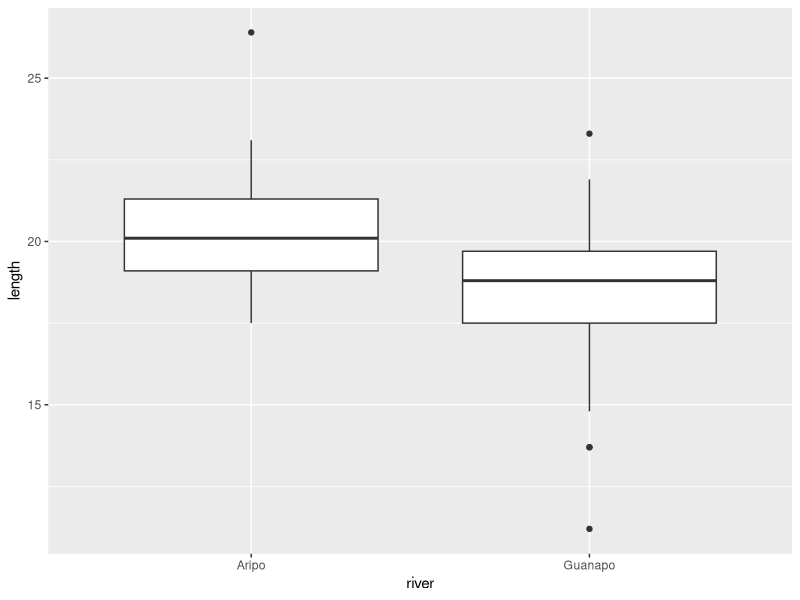
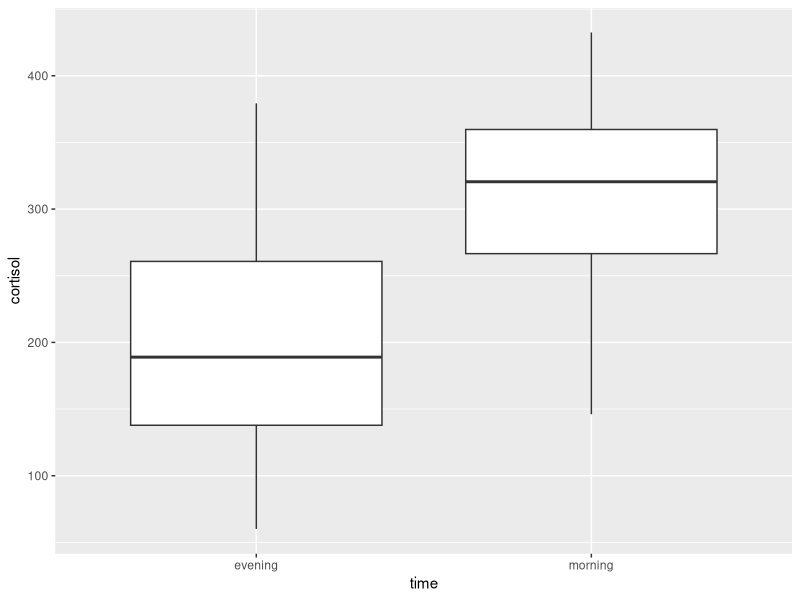
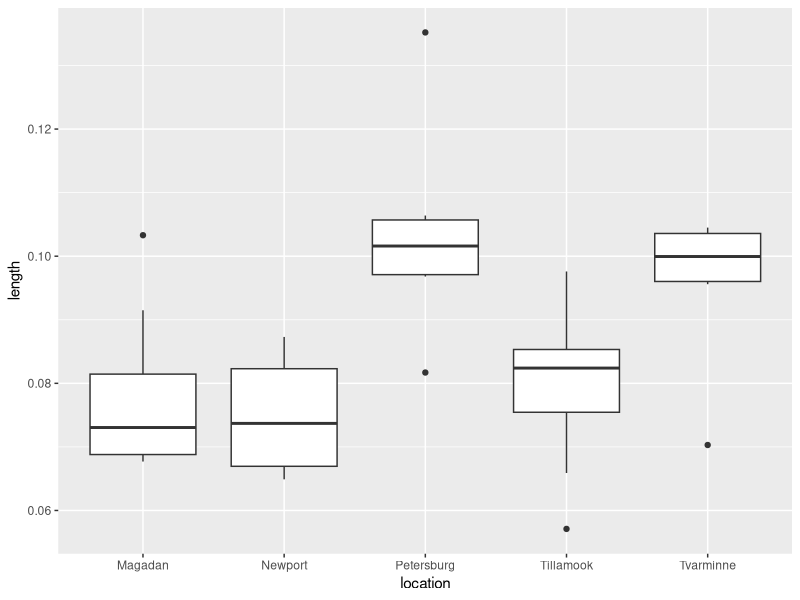

Source code (R) for these figures, in order:
## ---- chunk 1
# Load pckgs for this R session

# --- General 
library(here)     # tools find your project's files, based on working directory
library(dplyr)    # A Grammar of Data Manipulation
library(skimr)    # Compact and Flexible Summaries of Data
library(magrittr) # A Forward-Pipe Operator for R 
library(readr)    # A Forward-Pipe Operator for R 

# Plotting & data visualization
library(ggplot2)      # Create Elegant Data Visualisations Using the Grammar of Graphics
library(ggfortify)     # Data Visualization Tools for Statistical Analysis Results
library(scatterplot3d) # 3D Scatter Plot

# --- Statistics
library(rstatix)    # Pipe-Friendly Framework for Basic Statistical Tests

# --- Tidymodels (meta package)
library(rsample)    # General Resampling Infrastructure  
library(broom)      # Convert Statistical Objects into Tidy Tibbles
## ---- chunk 2
# Load data on river fish length 
fishlength_data <- readr::read_csv(here::here("practice", "data_input", "06_datasets", 
                                              "fishlength.csv"),
                              show_col_types = FALSE)

# Select a portion of the data (i.e. out "pilot" experiment) 
guanapo_data <- fishlength_data %>% 
  dplyr::filter(river == "Guanapo")

# Pilot experiment data 
names(guanapo_data)
mean_H1 <-  mean(guanapo_data$length) # 18.29655
mean_H1
sd_sample <- sd(guanapo_data$length)  # 2.584636
sd_sample
## ---- chunk 3
# Hypothetical fish population length mean (H0)
mean_H0 <- 20
# one-sample mean t-test 
t_stat <- stats::t.test(x = guanapo_data$length,
                        mu = mean_H0,
                        alternative = "two.sided")
# one-sample t-test results
t_stat
## ---- chunk 4
# Cohen's d formula 
eff_size <- (mean_H1 - mean_H0) / sd_sample # -0.6590669

# power analysis to actually calculate the minimum sample size required:
pwr::pwr.t.test(d = eff_size, 
                sig.level = 0.05, 
                power = 0.8,
                type = "one.sample")
## ---- chunk 5
# power analysis to actually calculate the minimum sample size required:
pwr::pwr.t.test(d = eff_size, 
                sig.level = 0.01, 
                power = 0.9,
                type = "one.sample")
## ---- chunk 6
# Explore complete data 
fishlength_data %>% 
  dplyr::group_by (river) %>% 
  dplyr::summarise (N = n(), 
                    mean_len = mean(length),
                    sd_len = sd(length)) 
## ---- chunk 7
#| output-location: slide
#| fig-cap: "The fish in the 2 samples appear to have different mean length" 

# visualize the data
fishlength_data %>% 
  ggplot(aes(x = river, y = length)) +
  geom_boxplot()
## ---- chunk 8
# Perform two-samples unpaired test
fishlength_data %>% 
  rstatix::t_test(length ~ river,
                  paired = FALSE
                    )
## ---- chunk 9
# Estimate cohen's d 
fishlength_data %>%
  rstatix::cohens_d(length ~ river, var.equal = TRUE)
## ---- chunk 10
# run power analysis 
pwr::pwr.t.test(d = 0.94, power = 0.8, sig.level = 0.05,
           type = "two.sample", alternative = "two.sided")
## ---- chunk 11
# Load data 
cortisol_data <- read.csv(file = here::here("practice", "data_input", "06_datasets", 
                                        "cortisol.csv"), 
                          header = TRUE, # 1st line is the name of the variables
                          sep = ",", # which is the field separator character.
                          na.strings = c("?","NA" ), # specific MISSING values  
                          row.names = NULL) 

# Explore data 
names(cortisol_data)

cortisol_data %>% 
  dplyr::group_by (time) %>% 
  dplyr::summarise (
    N = n(), 
    mean_cort = mean(cortisol),
    sd_cort = sd(cortisol)) 
## ---- chunk 12
#| fig-cap: "The cortisol levels in the 2 paired amples appear quite different" 

# visualize the data
cortisol_data %>% 
  ggplot(aes(x = time, y = cortisol)) +
  geom_boxplot()
## ---- chunk 13
# power analysis to actually calculate the effect size at the desired conditions:
pwr::pwr.t.test(n = 20, 
                #d =  eff_size, 
                sig.level = 0.05, 
                power = 0.8,
                type = "paired")
## ---- chunk 14
d <- cortisol_data %>% 
  # estimate cohen's d
  rstatix::cohens_d(cortisol ~ time, paired = TRUE)

d
## ---- chunk 15
# power analysis to calculate minimunm n given the observed effect size in the sample 
pwr::pwr.t.test(# n = 20, 
                d =  -1.16, 
                sig.level = 0.05, 
                power = 0.8,
                type = "paired")

## ---- chunk 16
# Load data 
mussels_data <- read.csv(file = here::here("practice", "data_input", "06_datasets", 
                                        "mussels.csv"), 
                          header = TRUE, # 1st line is the name of the variables
                          sep = ",", # which is the field separator character.
                          na.strings = c("?","NA" ), # specific MISSING values  
                          row.names = NULL) 

# Explore data 
names(mussels_data)

stats <- mussels_data %>% 
  dplyr::group_by (location) %>% 
  dplyr::summarise (
    N = n(), 
    mean_len = mean(length),
    sd_len = sd(length)) 

stats
## ---- chunk 17
#| output-location: slide

# Visualize the data with a boxplot
mussels_data %>% 
  ggplot(aes(x = location, y = length)) +
  geom_boxplot()
## ---- chunk 18
# Summary of test outputs: 
summary_ANOVA <- summary(stats::aov(length ~ location,
                   data = mussels_data))

# From which we extract all the output elements 
# F value 
summary_ANOVA[[1]][["F value"]] # 7.121019
# p value 
summary_ANOVA[[1]][["Pr(>F)"]]  # 0.0002812242
# df of numerator and denominator
summary_ANOVA[[1]][["Df"]]      # 4, 34 
# Sum of Square BETWEEN groups
SSB <- summary_ANOVA[[1]][["Sum Sq"]][1]  # 0.004519674
# Sum of Square WITHIN groups
SSW <- summary_ANOVA[[1]][["Sum Sq"]][2]  # 0.005394906
## ---- chunk 19
n_loc <- nrow(stats)

means_by_loc <- c(0.0780, 0.0748, 0.103, 0.0802, 0.0957)
overall_mean <-  mean(means_by_loc)
sd_by_loc <- c(0.0129, 0.00860, 0.0162, 0.0120, 0.0130)
overall_sd <-  mean(sd_by_loc)
## ---- chunk 20
# Effect Size f formula
Cohen_f = sqrt( sum( (1/n_loc) * (means_by_loc - overall_mean)^2) ) /overall_sd
Cohen_f # EXTREMELY BIG 

# Power analysis with given f 
pwr::pwr.anova.test(k = n_loc,
                    n = NULL,
                    f = Cohen_f,
                    sig.level = 0.05,
                    power = 0.80)
## ---- chunk 21
# define the linear model
lm_mussels <- lm(length ~ location, 
                 data = mussels_data)
## ---- chunk 22
#| echo: true
#| output: true
#| output-location: slide

# summarise the model
summary(lm_mussels) 
## ---- chunk 23
# Extract R squared
R_2 <- summary(lm_mussels)$r.squared  # 0.4558614

# compute f squared
f_2 <- R_2 / (1 - R_2)
f_2                                   # 0.837767
## ---- chunk 24
# power analysis for overall linear model 
pwr::pwr.f2.test(u = 4, v = NULL, 
                 f2 = 0.8378974,
                 sig.level = 0.05 , power = 0.8)
## ---- chunk 25
pwr::pwr.f2.test(u = 4, f2 = 0.8378974,
            sig.level = 0.05 , power = 0.8)
## ---- chunk 26
# (we already saved this dataset in our project folders)

# Use `here` in specifying all the subfolders AFTER the working directory 
nhanes <- read.csv(file = here::here("practice", "data_input", "03_datasets",
                                      "nhanes.samp.csv"), 
                          header = TRUE, # 1st line is the name of the variables
                          sep = ",", # which is the field separator character.
                          na.strings = c("?","NA" ), # specific MISSING values  
                          row.names = NULL) 
## ---- chunk 27
# ensure we always get the same result when sampling (for convenience )
set.seed(12345)

nhanes_split <- nhanes %>%
  # define the training proportion as 75%
  rsample::initial_split(prop = 0.75,
  # ensuring both sets are balanced in gender
                         strata = Gender)

# resulting datasets
nhanes_train <- rsample::training(nhanes_split)
dim(nhanes_train)
nhanes_test <- rsample::testing(nhanes_split)
dim(nhanes_test)
## ---- chunk 28
# fitting  linear regression model specification
lin_mod <- lm(BMI ~ Age + Gender + PhysActive, data = nhanes_train)

summary(lin_mod)
## ---- chunk 29
# Obtain predictions from the results of a model fitting function
pred_bmi <- stats::predict(lin_mod, 
               newdata = nhanes_test,
               interval = "confidence" )
head(pred_bmi)
## ---- chunk 30
# Computing the Root Mean Square Error
RMSE_test <- sqrt(mean((nhanes_test$BMI - predict(lin_mod, nhanes_test))^2, na.rm = T))
RMSE_test # 6.170518
## ---- chunk 31
RMSE_train <- sqrt(mean((nhanes_train$BMI - predict(lin_mod, nhanes_train))^2, na.rm = T))
RMSE_train # 6.866044

# R squared is also quite low 
summary(lin_mod)$r.squared     # R^2 0.0341589
